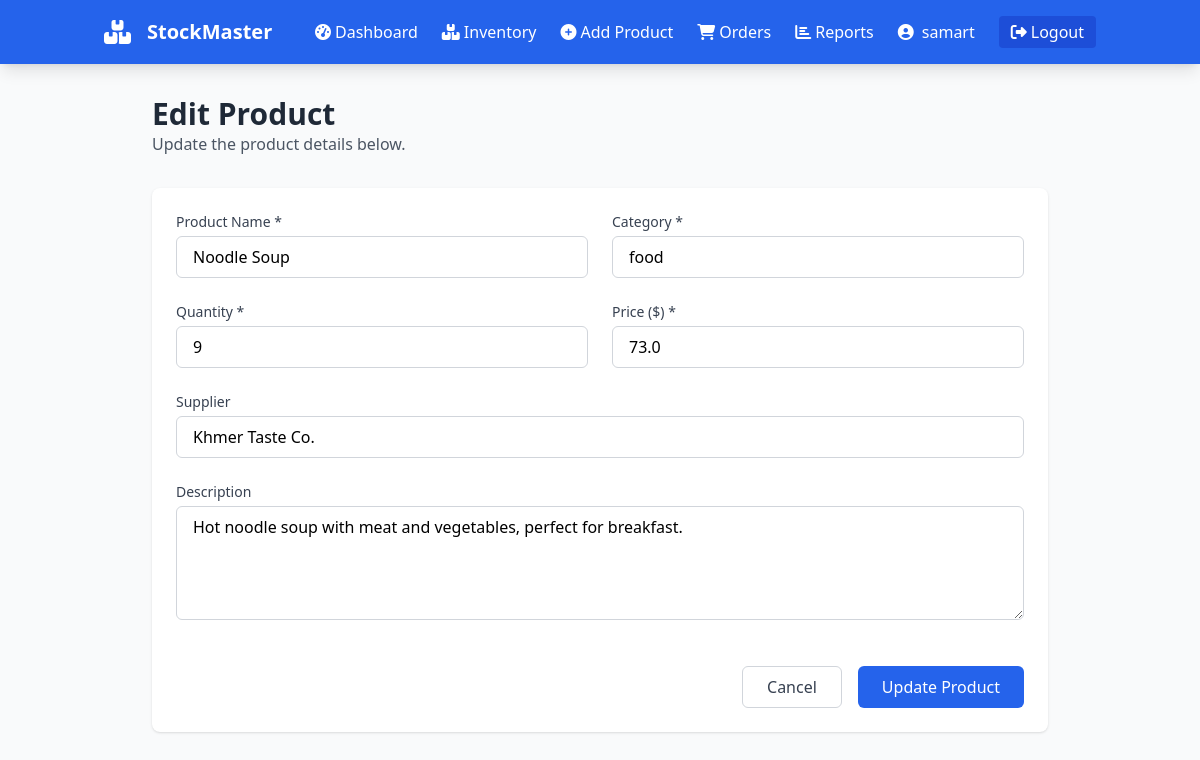
/edit_product/12 (signed in), run on an earlier commit of the app's database.
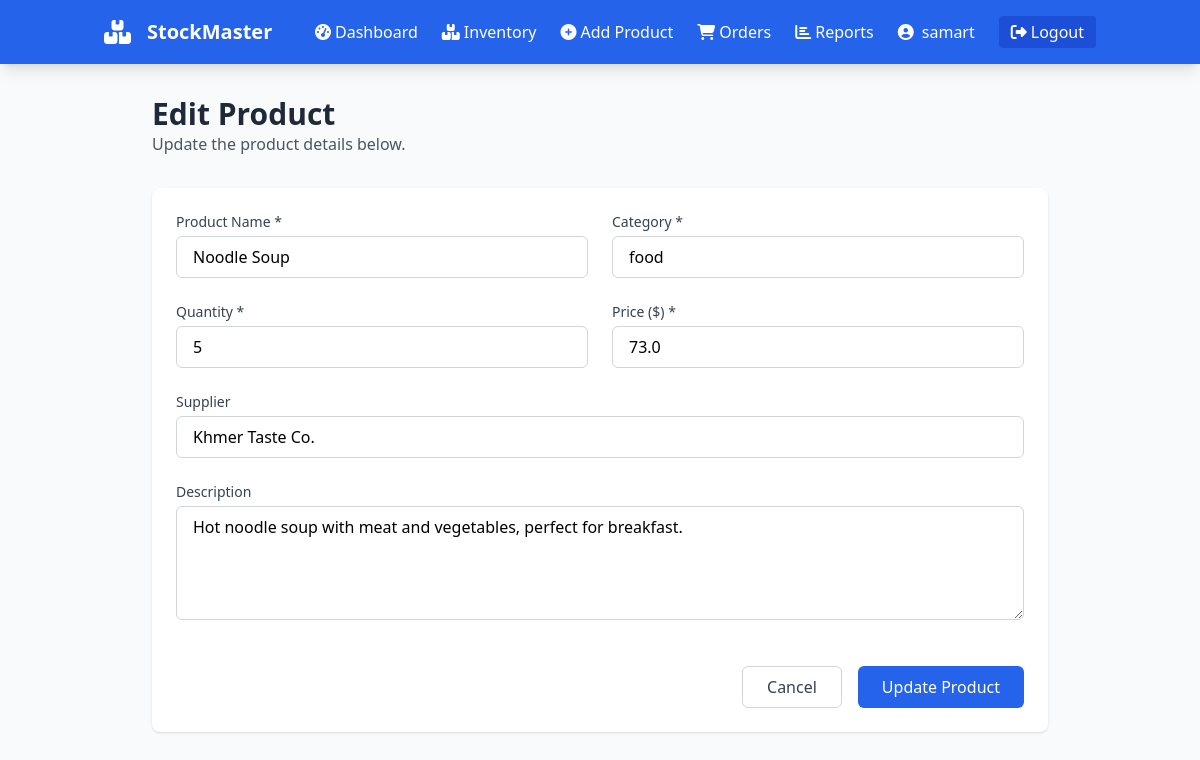
And on a later commit of the database.
### app.py (models this page shows, shortened)
class Product(db.Model):
    id = db.Column(db.Integer, primary_key=True)
    name = db.Column(db.String(100), nullable=False)
    category = db.Column(db.String(50))
    quantity = db.Column(db.Integer, nullable=False)
    price = db.Column(db.Float, nullable=False)
    supplier = db.Column(db.String(100))
    description = db.Column(db.Text)
    created_at = db.Column(db.DateTime, default=datetime.utcnow)
    updated_at = db.Column(db.DateTime, default=datetime.utcnow, onupdate=datetime.utcnow)
    user_id = db.Column(db.Integer, db.ForeignKey('user.id'), nullable=False)

### app.py (the view, shortened to what this page needs)
@app.route('/edit_product/<int:product_id>', methods=['GET', 'POST'])
@login_required
def edit_product(product_id):
    product = Product.query.filter_by(id=product_id, user_id=current_user.id).first_or_404()
    return render_template('edit_product.html', product=product)

### app.py (called while the page is built)
@login_manager.user_loader
def load_user(user_id):
    return User.query.get(int(user_id))

### templates/edit_product.html (shortened to what this page needs)
{% extends "base.html" %}
{% block content %}
<div class="max-w-4xl mx-auto">
    <div class="mb-8">
        <h1 class="text-3xl font-bold text-gray-800">Edit Product</h1>
        <p class="text-gray-600">Update the product details below.</p>
    </div>
    <div class="bg-white rounded-lg shadow p-6">
        <form method="POST" class="space-y-6">
            <div class="grid grid-cols-1 md:grid-cols-2 gap-6">
                <div>
                    <label for="name" class="block text-sm font-medium text-gray-700 mb-1">Product Name *</label>
                    <input type="text" id="name" name="name" value="{{ product.name }}" required
                           class="w-full px-4 py-2 border border-gray-300 rounded-md focus:outline-none focus:ring-2 focus:ring-blue-500 focus:border-blue-500 transition duration-300">
                </div>
                <div>
                    <label for="category" class="block text-sm font-medium text-gray-700 mb-1">Category *</label>
                    <input type="text" id="category" name="category" value="{{ product.category }}" required
                           class="w-full px-4 py-2 border border-gray-300 rounded-md focus:outline-none focus:ring-2 focus:ring-blue-500 focus:border-blue-500 transition duration-300">
                </div>
                <div>
                    <label for="quantity" class="block text-sm font-medium text-gray-700 mb-1">Quantity *</label>
                    <input type="number" id="quantity" name="quantity" min="0" value="{{ product.quantity }}" required
                           class="w-full px-4 py-2 border border-gray-300 rounded-md focus:outline-none focus:ring-2 focus:ring-blue-500 focus:border-blue-500 transition duration-300">
                </div>
                <div>
                    <label for="price" class="block text-sm font-medium text-gray-700 mb-1">Price ($) *</label>
                    <input type="number" id="price" name="price" min="0" step="0.01" value="{{ product.price }}" required
                           class="w-full px-4 py-2 border border-gray-300 rounded-md focus:outline-none focus:ring-2 focus:ring-blue-500 focus:border-blue-500 transition duration-300">
                </div>
                <div class="md:col-span-2">
                    <label for="supplier" class="block text-sm font-medium text-gray-700 mb-1">Supplier</label>
                    <input type="text" id="supplier" name="supplier" value="{{ product.supplier or '' }}"
                           class="w-full px-4 py-2 border border-gray-300 rounded-md focus:outline-none focus:ring-2 focus:ring-blue-500 focus:border-blue-500 transition duration-300">
                </div>
                <div class="md:col-span-2">
                    <label for="description" class="block text-sm font-medium text-gray-700 mb-1">Description</label>
                    <textarea id="description" name="description" rows="4"
                              class="w-full px-4 py-2 border border-gray-300 rounded-md focus:outline-none focus:ring-2 focus:ring-blue-500 focus:border-blue-500 transition duration-300">{{ product.description or '' }}</textarea>
                </div>
            </div>
            <div class="flex justify-end space-x-4 pt-4">
                <a href="{{ url_for('inventory') }}"
                   class="px-6 py-2 border border-gray-300 rounded-md text-gray-700 hover:bg-gray-50 transition duration-300">
                    Cancel
                </a>
                <button type="submit"
                        class="px-6 py-2 bg-blue-600 text-white rounded-md hover:bg-blue-700 focus:outline-none focus:ring-2 focus:ring-blue-500 focus:ring-offset-2 transition duration-300">
                    Update Product
                </button>
            </div>
        </form>
    </div>
</div>
{% endblock %}

What changed in the data, as far as the page shows it:
changed Product "Noodle Soup": quantity "9" → "5"
